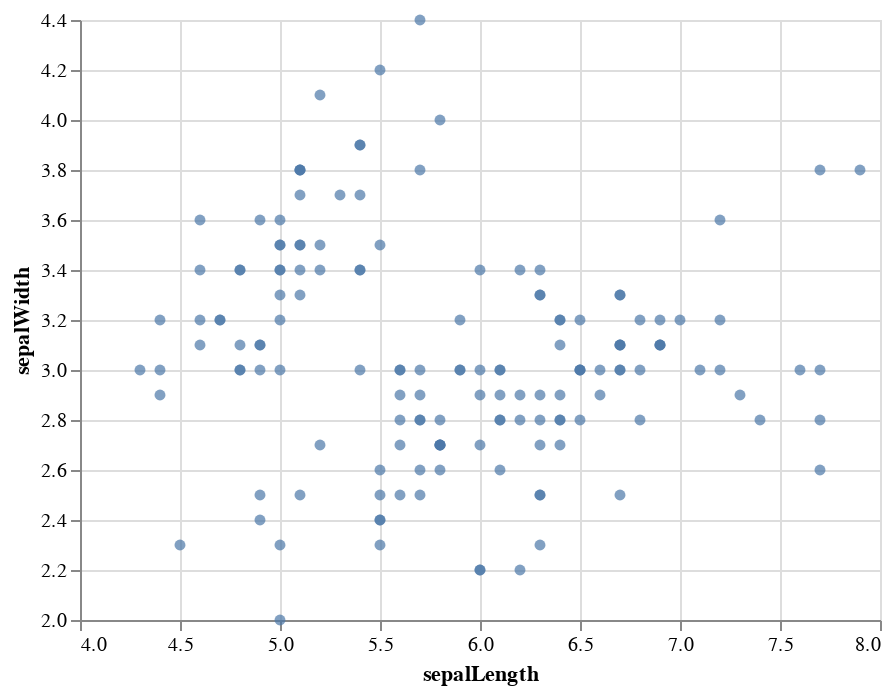

This figure's notebook cell:
### Code cell
alt.Chart(iris_data).mark_circle().encode(
    x=alt.X('sepalLength', scale=alt.Scale(zero=False)),
    y=alt.Y('sepalWidth', scale=alt.Scale(zero=False)),
    tooltip='species')

### Figure 1 — Vega-Lite specification as saved in the notebook (floating-point values rounded to 4 significant figures; data arrays with more than 128 entries replaced by an {"elided": "..."} marker saying what was removed)
{"config": {"view": {"continuousWidth": 400, "continuousHeight": 300}}, "data": {"name": "data-cb5f6f68883200d5e9a851f3ae4ae120"}, "mark": "circle", "encoding": {"tooltip": {"field": "species", "type": "nominal"}, "x": {"field": "sepalLength", "scale": {"zero": false}, "type": "quantitative"}, "y": {"field": "sepalWidth", "scale": {"zero": false}, "type": "quantitative"}}, "$schema": "https://vega.github.io/schema/vega-lite/v4.17.0.json", "datasets": {"data-cb5f6f68883200d5e9a851f3ae4ae120": {"elided": "150 records"}}}
